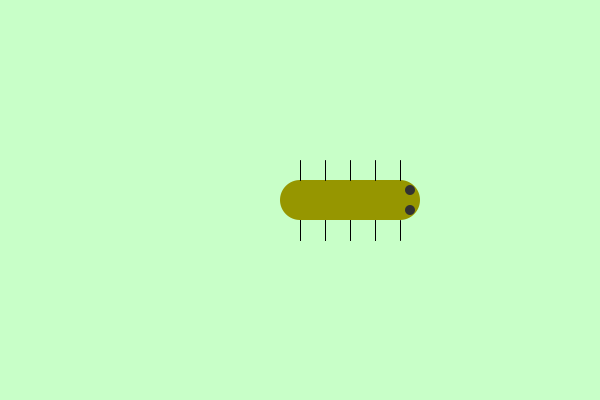
Frame 1 (no input)
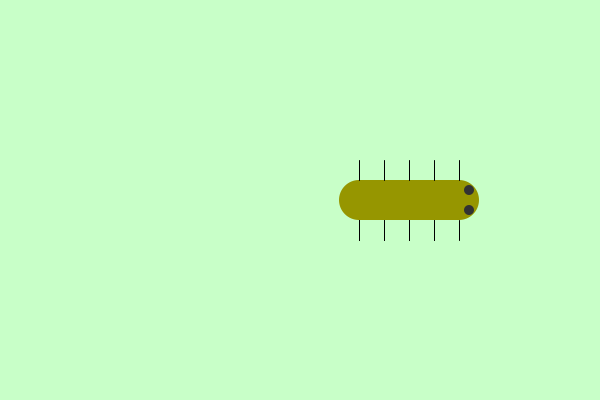
Frame 60 (the mouse pressed at the canvas centre just before this capture)
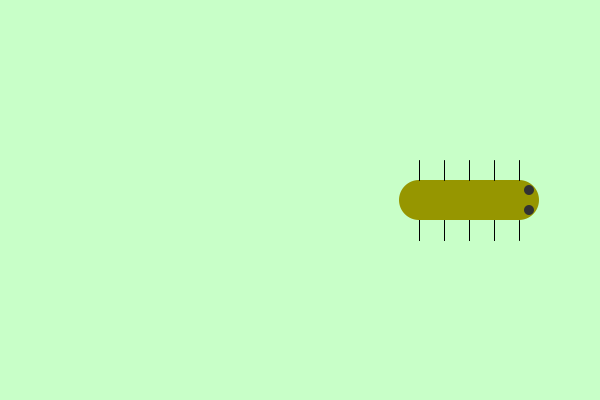
Frame 120 (the mouse held since frame 60 and released just before this capture)

The Processing sketch that drew these frames (run headless with seeded random() and noise(); from frame 60 on, the mouse is pressed at the canvas centre):

// Processing sketch: Wk5BexM
// ── Wk5BexM.pde
/*
Worm for week 5. Use 'w' and 's' to change its length.
Comp1000 2024
*/
float x = 0;
float y = 0;
float dx = 0;
float wormLength = 100;
float headSize = 40;

void setup() {
  size(600, 400);
  x = width/2;
  y = height/2;
  dx = 1;
}

void draw() {
  background(200, 255, 200);

  // Draw the worm
  float wormWidth = headSize;

  noStroke();
  fill(150, 150, 0);
  ellipse(x, y, headSize, headSize);
  rect(x, y-20, wormLength, wormWidth);
  ellipse(x+wormLength, y, headSize, headSize);

  // Draw the eyes
  fill(50);
  float eyeSize = headSize/4;
  
  ellipse(x+wormLength+eyeSize, y-eyeSize, eyeSize, eyeSize);
  ellipse(x+wormLength+eyeSize, y+eyeSize, eyeSize, eyeSize);
  
  //Draw the legs
  stroke(0);
  int legDistance = 25;
  for (float legX = 0; legX < wormLength; legX += legDistance) {
    line(x+legX, y+wormWidth/2, x+legX, y+wormWidth);
  }
  
  stroke(0);
  for (float legX = 0; legX <= wormLength; legX += legDistance) {
    line(x+legX, y+wormWidth/2, x+legX, y+wormWidth);
  }

  int numberOfLegs = (int) wormLength/legDistance + 1;// Why plus 1
  for (int i = 0; i < numberOfLegs; i++) {
    line(x + i * legDistance , y-wormWidth/2, x + i * legDistance, y-wormWidth);
  }
 
  // Loop around
  if (x < -wormLength - headSize/2) {
    x = width + headSize/2;
  }

  if (x > width + headSize/2) {
    x = -wormLength -headSize/2;
  }

  x  = x + dx;
}

void keyPressed() {
  // Increase ('w') or decrease ('s') the size of the worm
  if (key == 'w' ) {
    wormLength  = wormLength + 10;
  } else   if (key == 's' ) {
    if (wormLength > 0) {
      wormLength = wormLength - 10;
    }
  } 
}
